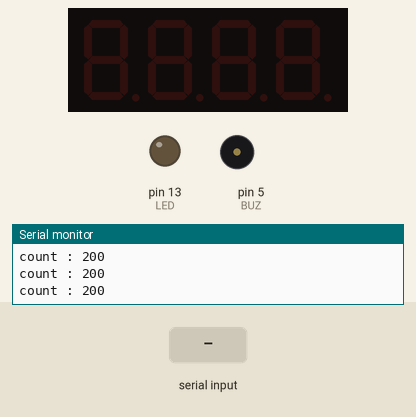
Simulated run of this sketch. Board: Arduino Uno, built with avr-gcc and run on an emulated ATmega328P. On the bench: 4-digit seven-segment display, output pins drawn as LEDs (lit = HIGH), buzzer (waves = sounding), the last lines printed to the serial monitor. Dashed ring = blinking. Inputs (shaded band) come from the test bench.

Above: at 2.2 s.
2.3 s: "90,45\n" received over the second serial link
At 3.9 s:
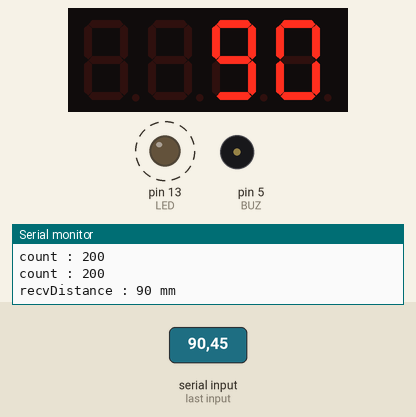
At 9.2 s:
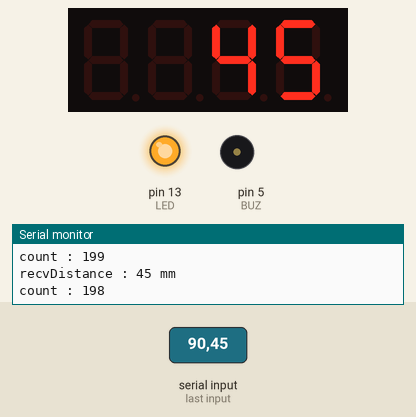
Timing chart, 0 to 10.7 s (numbered marks = the images above; inputs shaded):
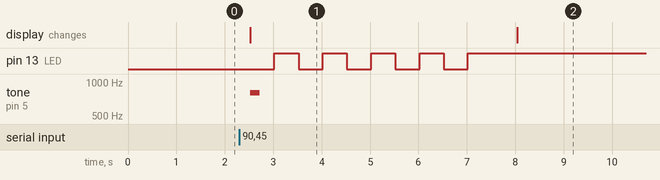

Measured:
- after the input at 2.3 s, pin 13 (LED): alternates HIGH for 0.50 s and LOW for 0.50 s, 9 changes in all, then stays HIGH, starting after 0.72 s; tone on pin 5 (BUZ): silent → 800 Hz after 0.22 s, → silent 0.20 s later; the display: changes after 0.22 s (image 1)
- what the display in image 1 shows lasts 5.5 s, from 2.5 s to 8.0 s

The sketch:

20220309_bleMasterSet.ino
```cpp
/*
  238-3-1 HC06(마스터코드)
 */
#include <SoftwareSerial.h>
#include <TM1637Display.h>

SoftwareSerial HC06(2, 3); // TX, RX

//피에조부저
const int BUZ = 5;

//LED
const int LED = 13;

//7디지트 FND
const int DIO = 7;
const int CLK = 8;

TM1637Display display(CLK, DIO);

long recvDistance; //수신된 초음파 거리

unsigned long time_prev, time_curr;
const long interval = 10000;

int ledState = 0;
boolean alerted = false;

int count = 200;

void setup() {
  Serial.begin(9600); //PC-아두이노간
  HC06.begin(9600); //아두이노-블루투스모듈

  display.setBrightness(0x0a);

  pinMode(BUZ, OUTPUT);
  pinMode(LED, OUTPUT);

  digitalWrite(LED, LOW);

  delay(1000);
}


void loop() {
  if(HC06.available()) { //블루투스에서 넘어온 데이터가 있다면
    //Serial.write(HC06.read()); //시리얼모니터에 데이터를 출력
    recvDistance = HC06.parseInt();
  }

  if(Serial.available()) {    // 시리얼모니터에 입력된 데이터가 있다면
    HC06.write(Serial.read());  // 블루투스를 통해 입력된 데이터 전달
  }

  if(recvDistance != 0) {
    Serial.println("recvDistance : " + (String)recvDistance + " mm");
    display.showNumberDec(recvDistance);
  }

  if(count == 0) {
    digitalWrite(LED, LOW);
    alerted = false;
    count = 100;
  }

  if(recvDistance > 30 && recvDistance < 1000) { // 1미터 내로 접근하면
    if(alerted == false) {
      tone(BUZ, 300, 150);
      tone(BUZ, 800, 200);

      for(int i = 0; i < 10; i++) {
        digitalWrite(LED, i%2);
        delay(500);
      }

      alerted = true;
    }
  }

  if(alerted == true) {
    count--;
  }

  Serial.println("count : " + (String)count + "");

  delay(500);
}


  /*
      unsigned long currentMillis = millis();

      if(currentMillis - previousMillis >= interval) { // 깜박임 주기가 지났는지 확인
        previousMillis = currentMillis; // 마지막 LED 상태 변경시간을 저장

        if(ledState == LOW) {
          ledState = HIGH;
        } else {
          ledState = LOW;
        }
  */
```
